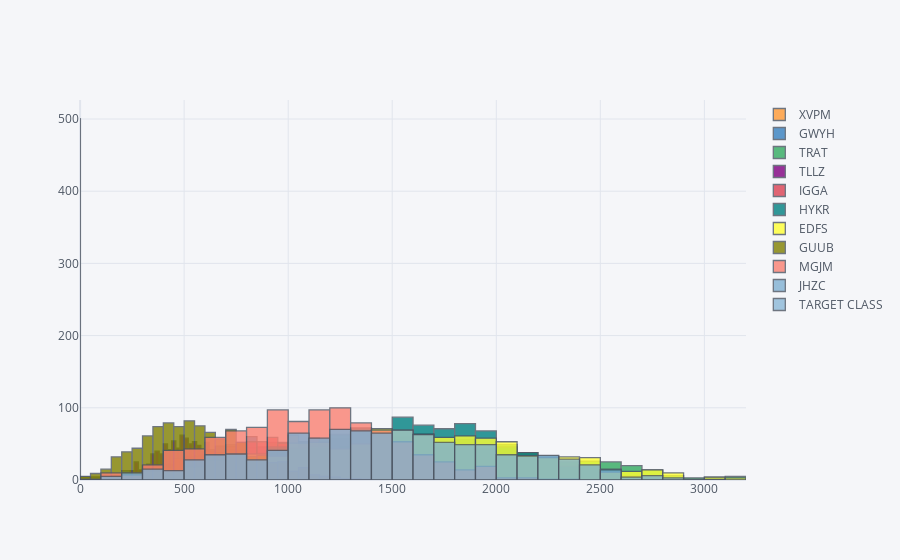

Write notebook code for a chart like this one.
### Markdown cell above
# EDA

Since this data is artificial, we'll just do a large pairplot with seaborn.

**Use seaborn on the dataframe to create a pairplot with the hue indicated by the TARGET CLASS column.**

### Code cell
data.iplot(kind='hist')

### Figure 1 — Plotly figure (JSON) as saved in the notebook; plotly's stock layout.template omitted (floating-point values rounded to 4 significant figures; data arrays with more than 128 entries replaced by an {"elided": "..."} marker saying what was removed)
{"data": [{"histfunc": "count", "histnorm": "", "marker": {"color": "rgba(255, 153, 51, 1.0)", "line": {"color": "#4D5663", "width": 1.3}}, "name": "XVPM", "opacity": 0.8, "orientation": "v", "type": "histogram", "x": {"elided": "1000 float values"}}, {"histfunc": "count", "histnorm": "", "marker": {"color": "rgba(55, 128, 191, 1.0)", "line": {"color": "#4D5663", "width": 1.3}}, "name": "GWYH", "opacity": 0.8, "orientation": "v", "type": "histogram", "x": {"elided": "1000 float values"}}, {"histfunc": "count", "histnorm": "", "marker": {"color": "rgba(50, 171, 96, 1.0)", "line": {"color": "#4D5663", "width": 1.3}}, "name": "TRAT", "opacity": 0.8, "orientation": "v", "type": "histogram", "x": {"elided": "1000 float values"}}, {"histfunc": "count", "histnorm": "", "marker": {"color": "rgba(128, 0, 128, 1.0)", "line": {"color": "#4D5663", "width": 1.3}}, "name": "TLLZ", "opacity": 0.8, "orientation": "v", "type": "histogram", "x": {"elided": "1000 float values"}}, {"histfunc": "count", "histnorm": "", "marker": {"color": "rgba(219, 64, 82, 1.0)", "line": {"color": "#4D5663", "width": 1.3}}, "name": "IGGA", "opacity": 0.8, "orientation": "v", "type": "histogram", "x": {"elided": "1000 float values"}}, {"histfunc": "count", "histnorm": "", "marker": {"color": "rgba(0, 128, 128, 1.0)", "line": {"color": "#4D5663", "width": 1.3}}, "name": "HYKR", "opacity": 0.8, "orientation": "v", "type": "histogram", "x": {"elided": "1000 float values"}}, {"histfunc": "count", "histnorm": "", "marker": {"color": "rgba(255, 255, 51, 1.0)", "line": {"color": "#4D5663", "width": 1.3}}, "name": "EDFS", "opacity": 0.8, "orientation": "v", "type": "histogram", "x": {"elided": "1000 float values"}}, {"histfunc": "count", "histnorm": "", "marker": {"color": "rgba(128, 128, 0, 1.0)", "line": {"color": "#4D5663", "width": 1.3}}, "name": "GUUB", "opacity": 0.8, "orientation": "v", "type": "histogram", "x": {"elided": "1000 float values"}}, {"histfunc": "count", "histnorm": "", "marker": {"color": "rgba(251, 128, 114, 1.0)", "line": {"color": "#4D5663", "width": 1.3}}, "name": "MGJM", "opacity": 0.8, "orientation": "v", "type": "histogram", "x": {"elided": "1000 float values"}}, {"histfunc": "count", "histnorm": "", "marker": {"color": "rgba(128, 177, 211, 1.0)", "line": {"color": "#4D5663", "width": 1.3}}, "name": "JHZC", "opacity": 0.8, "orientation": "v", "type": "histogram", "x": {"elided": "1000 float values"}}, {"histfunc": "count", "histnorm": "", "marker": {"color": "rgba(128, 177, 211, 0.8999999999999999)", "line": {"color": "#4D5663", "width": 1.3}}, "name": "TARGET CLASS", "opacity": 0.8, "orientation": "v", "type": "histogram", "x": {"elided": "1000 int values"}}], "layout": {"barmode": "overlay", "legend": {"bgcolor": "#F5F6F9", "font": {"color": "#4D5663"}}, "paper_bgcolor": "#F5F6F9", "plot_bgcolor": "#F5F6F9", "title": {"font": {"color": "#4D5663"}}, "xaxis": {"gridcolor": "#E1E5ED", "showgrid": true, "tickfont": {"color": "#4D5663"}, "title": {"font": {"color": "#4D5663"}, "text": ""}, "zerolinecolor": "#E1E5ED"}, "yaxis": {"gridcolor": "#E1E5ED", "showgrid": true, "tickfont": {"color": "#4D5663"}, "title": {"font": {"color": "#4D5663"}, "text": ""}, "zerolinecolor": "#E1E5ED"}}}
